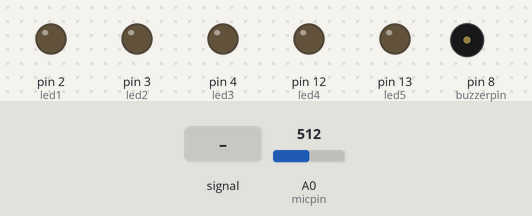
Simulated run of this sketch. Board: Arduino Uno, built with avr-gcc and run on an emulated ATmega328P. On the bench: output pins drawn as LEDs (lit = HIGH), buzzer (waves = sounding, pin HIGH). Inputs (shaded band) come from the test bench; at power-on: A0 (micpin) = 512. What the sketch prints to the serial monitor is not drawn.

Above: at 1.2 s.
1.3 s: A0 (micpin) fed a 200 Hz sine of ±255 counts around its level
At 2.6 s:
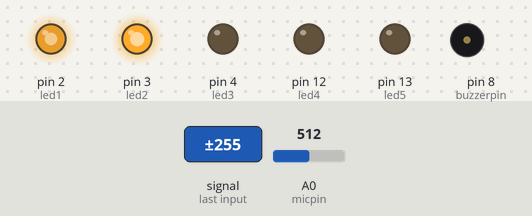
4.3 s: A0 (micpin) fed a 1000 Hz sine of ±255 counts around its level
At 5.08 s:
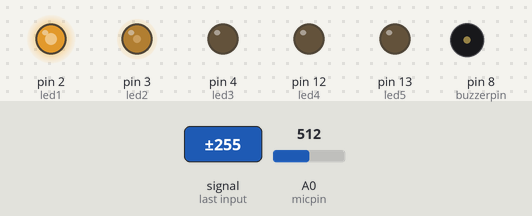
7.3 s: A0 (micpin) fed a 2 Hz sine of ±306 counts around its level
10.3 s: A0 (micpin) fed a 50 Hz sine of ±306 counts around its level
At 11.6 s:
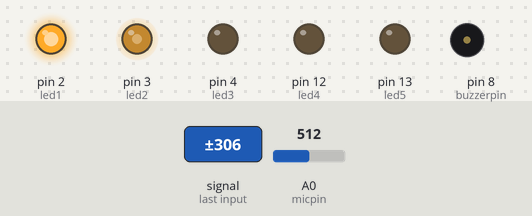
12.0 s: A0 (micpin) set to 610
At 12.4 s:
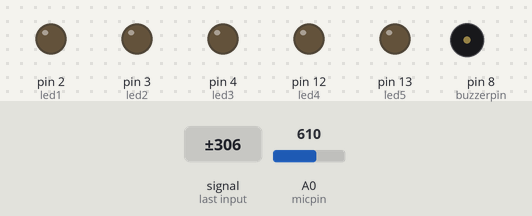
13.5 s: A0 (micpin) set to 900
At 13.9 s:
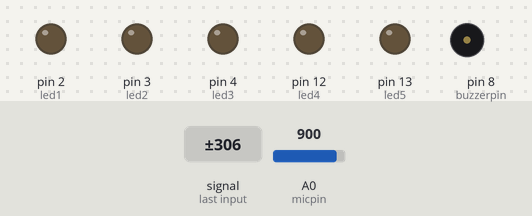
Timing chart, 0 to 16.0 s (numbered marks = the images above; inputs shaded):
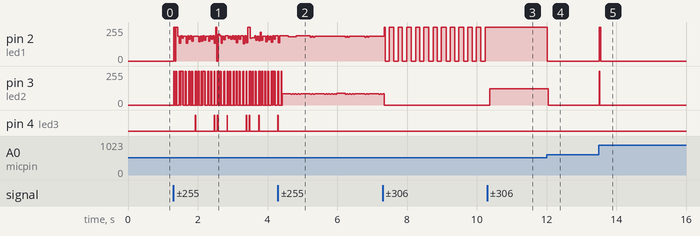

The sketch:

buzzer_and_light_indicator.ino
```cpp
const int micpin = A0;
const int led1 = 2;
const int led2 = 3;
const int led3 = 4;
const int led4 = 12;
const int led5 = 13;
const int buzzerpin = 8;

const int num_LEDs = 5;        // FIX: you have 5 LEDs, not 6

int mic;

int baseline = 400;            // FIX: no longer const
int amplitude;

const int max_amplitude = 600; // FIX: larger, realistic range
const int delta = max_amplitude / (num_LEDs + 1);

const int thresh1 = delta; //red
const int thresh2 = thresh1 + 80; //orange
const int thresh3 = thresh2 + 100; //yellow
const int thresh4 = thresh3 + 120; //green
const int thresh5 = thresh4 + 20; //violet
const int thresh6 = thresh5 + 30; //buzzer

void setup() {
  pinMode(led1, OUTPUT);
  pinMode(led2, OUTPUT);
  pinMode(led3, OUTPUT);
  pinMode(led4, OUTPUT);
  pinMode(led5, OUTPUT);
  pinMode(buzzerpin, OUTPUT);
  Serial.begin(9600);
}

void loop() {
  mic = analogRead(micpin);

  // FIX: dynamically track baseline
  baseline = (baseline * 9 + mic) / 10;

  amplitude = abs(mic - baseline);
  Serial.println(amplitude);

  if (amplitude > thresh6) {
    digitalWrite(led1, HIGH);
    digitalWrite(led2, HIGH);
    digitalWrite(led3, HIGH);
    digitalWrite(led4, HIGH);
    digitalWrite(led5, HIGH);
    digitalWrite(buzzerpin, HIGH);
  }

  else if (amplitude > thresh5) {
    digitalWrite(led1, HIGH);
    digitalWrite(led2, HIGH);
    digitalWrite(led3, HIGH);
    digitalWrite(led4, HIGH);
    digitalWrite(led5, HIGH);
    digitalWrite(buzzerpin, LOW);
  }

  else if (amplitude > thresh4) {
    digitalWrite(led1, HIGH);
    digitalWrite(led2, HIGH);
    digitalWrite(led3, HIGH);
    digitalWrite(led4, HIGH);
    digitalWrite(led5, LOW);
    digitalWrite(buzzerpin, LOW);
  }

  else if (amplitude > thresh3) {
    digitalWrite(led1, HIGH);
    digitalWrite(led2, HIGH);
    digitalWrite(led3, HIGH);
    digitalWrite(led4, LOW);
    digitalWrite(led5, LOW);
    digitalWrite(buzzerpin, LOW);
  }

  else if (amplitude > thresh2) {
    digitalWrite(led1, HIGH);
    digitalWrite(led2, HIGH);
    digitalWrite(led3, LOW);
    digitalWrite(led4, LOW);
    digitalWrite(led5, LOW);
    digitalWrite(buzzerpin, LOW);
  }

  else if (amplitude > thresh1) {
    digitalWrite(led1, HIGH);
    digitalWrite(led2, LOW);
    digitalWrite(led3, LOW);
    digitalWrite(led4, LOW);
    digitalWrite(led5, LOW);
    digitalWrite(buzzerpin, LOW);
  }
  else {
    digitalWrite(led1, LOW);
    digitalWrite(led2, LOW);
    digitalWrite(led3, LOW);
    digitalWrite(led4, LOW);
    digitalWrite(led5, LOW);
    digitalWrite(buzzerpin, LOW);
  }
}
```

Measured:
- after the input at 1.3 s, pin 4 (led3): LOW → HIGH after 0.63 s, then repeats every 0.91 s: LOW 0.53 s, HIGH 0.02 s, LOW 0.08 s, HIGH 0.02 s, LOW 0.26 s, HIGH 0.01 s
- after the input at 4.3 s, pin 4 (led3): goes on until 4.3 s, then stays LOW
- after the input at 10.3 s, pin 2 (led1): stops changing and stays 255/255; pin 3 (led2): 0/255 → 122/255 after 0.07 s
- after the input at 12.0 s, pin 2 (led1): 255/255 → 0/255 at once; pin 3 (led2): 122/255 → 0/255 after 0.05 s
- after the input at 13.5 s, pin 2 (led1): 0/255 → 255/255 at once, → 0/255 0.05 s later; pin 3 (led2): 0/255 → 255/255 at once, → 0/255 0.02 s later
- by itself, pin 2 (led1): repeats every 0.24 s: 0/255 0.11 s, 255/255 0.13 s
